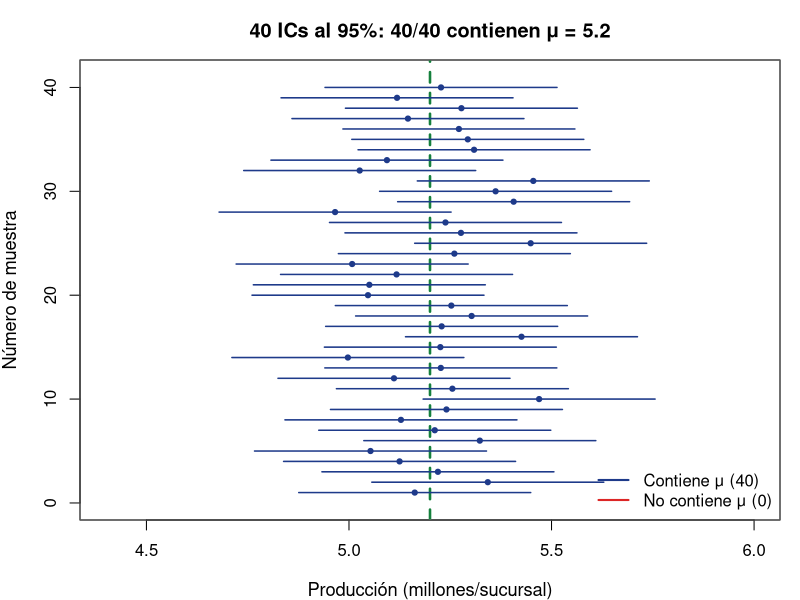

Reproduce this figure in R.
## ---- chunk 1
#| echo: false
#| fig-width: 10
#| fig-height: 4.2
#| fig-align: center
set.seed(123)
mu <- 5.2; sigma <- 0.8; n <- 30; m <- 40
ics <- replicate(m, {
  x <- rnorm(n, mu, sigma)
  mean(x) + c(-1, 1) * 1.96 * sigma / sqrt(n)
})
cubre <- ics[1,] <= mu & mu <= ics[2,]
par(mar = c(4, 4, 3, 1), family = "sans")
plot(0, 0, type = "n", xlim = c(4.4, 6.0), ylim = c(0, m+1),
     xlab = "Producción (millones/sucursal)", ylab = "Número de muestra",
     main = paste0("40 ICs al 95%: ", sum(cubre), "/40 contienen μ = 5.2"),
     cex.main = 1.2, cex.lab = 1.1)
abline(v = mu, col = "#15803d", lwd = 2.5, lty = 2)
col_ic <- ifelse(cubre, "#1e3a8a", "#dc2626")
for (i in 1:m) {
  lines(ics[, i], c(i, i), col = col_ic[i], lwd = 1.5)
  points(mean(ics[, i]), i, pch = 19, cex = 0.7, col = col_ic[i])
}
legend("bottomright",
       legend = c(paste0("Contiene μ (", sum(cubre), ")"),
                  paste0("No contiene μ (", sum(!cubre), ")")),
       col = c("#1e3a8a", "#dc2626"), lwd = 2, bty = "n", cex = 1)
box(col = "gray40")
